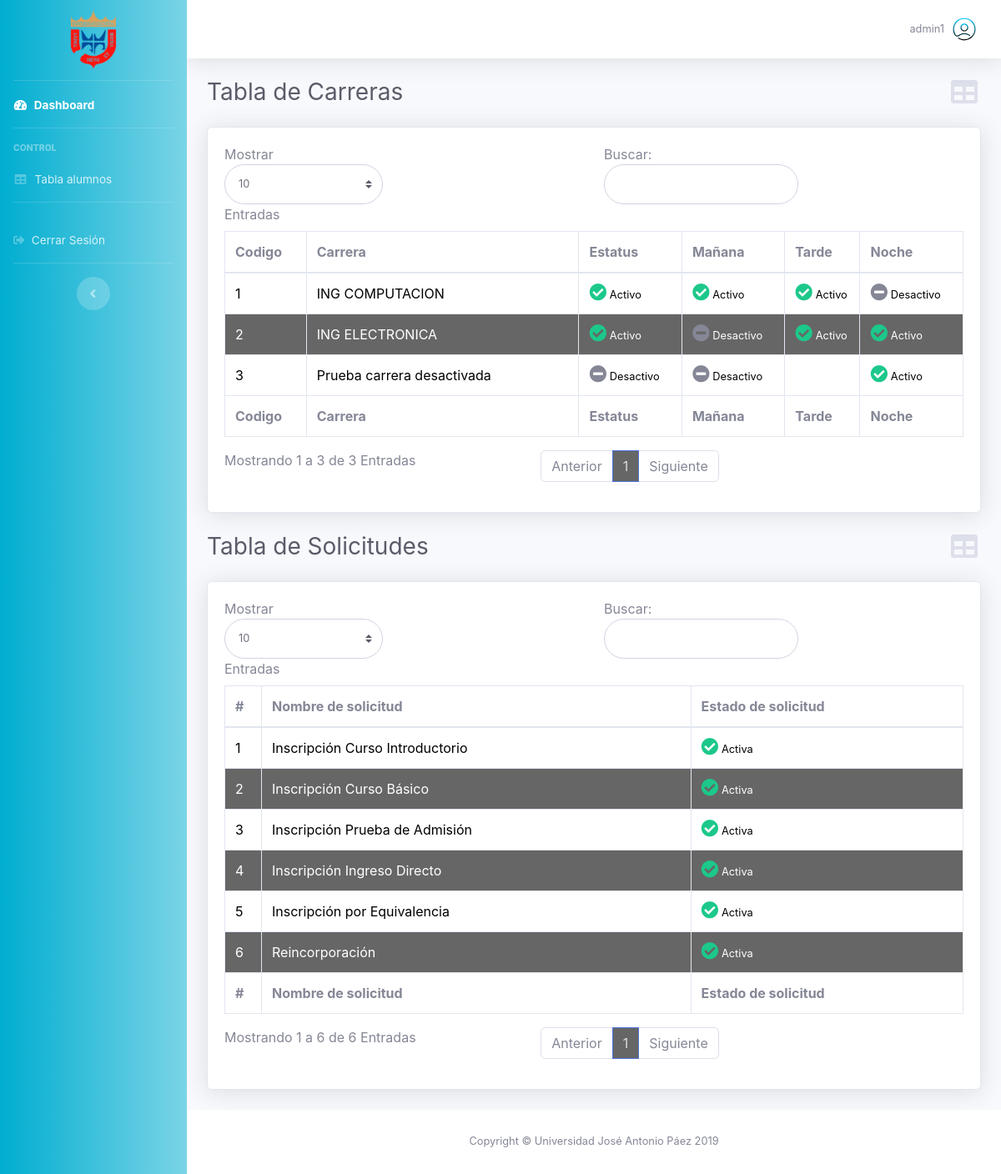
Page /page-admin-edit-carrera.php (signed in) on the earlier database version.
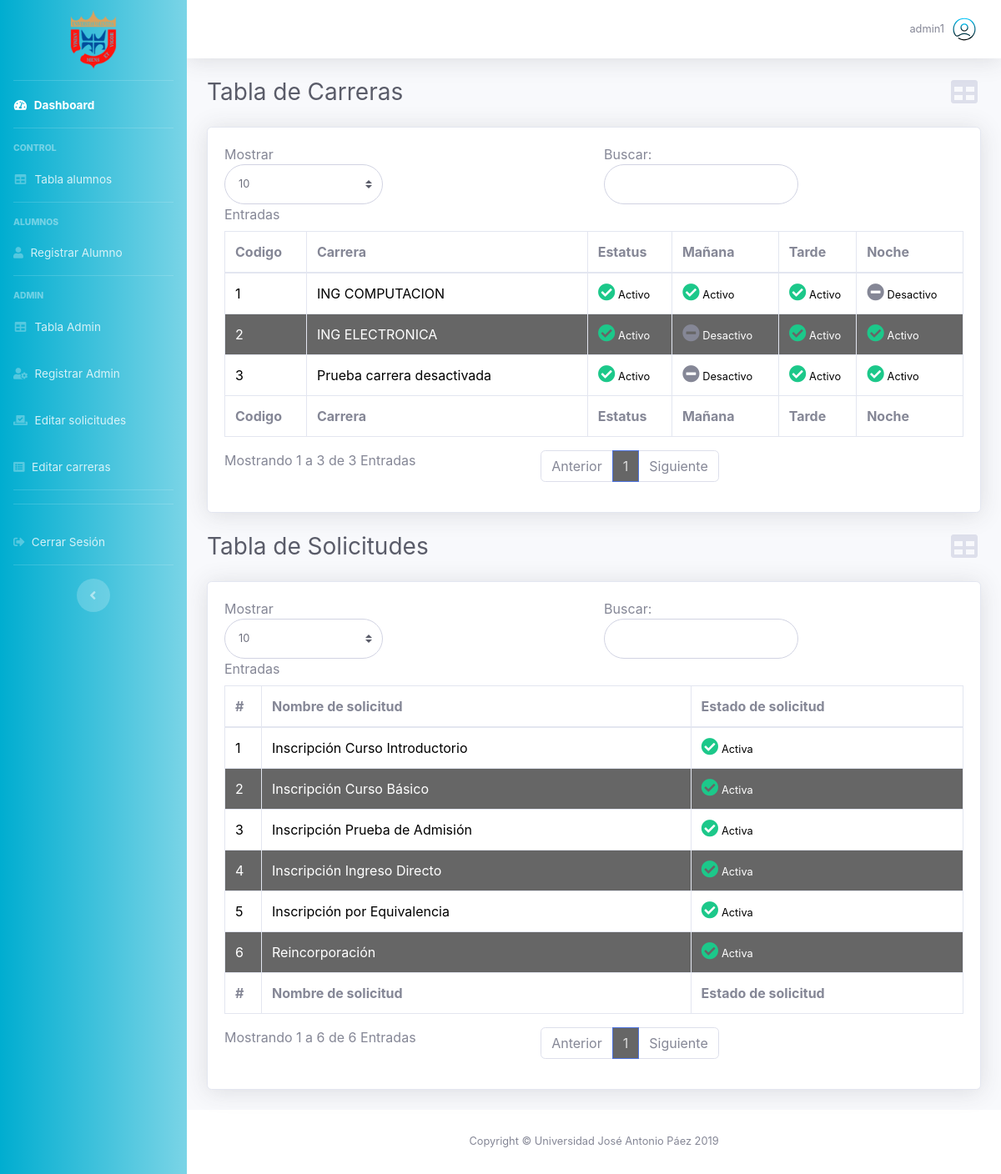
Same page on the later database version.
### tables this page shows
CREATE TABLE `carreras` (
  `codigo` int(11) NOT NULL,
  `nombre` text NOT NULL,
  `estatus` int(11) NOT NULL,
  `manana` int(11) NOT NULL,
  `tarde` int(11) NOT NULL,
  `noche` int(11) NOT NULL
);

### page-admin-edit-carrera.php (the view, shortened to what the changed rows need)
<!DOCTYPE html>
<html lang="es">
<head>
  <link href="vendor/fontawesome-free/css/all.min.css" rel="stylesheet" type="text/css">
  <link href="css/font.css" rel="stylesheet">
  <link href="css/sb-admin-2.css" rel="stylesheet">
  <link href="css/dash.css" rel="stylesheet">
  <link href="css/style.css" rel="stylesheet">
  <link href="css/table.css" rel="stylesheet">
</head>
<body id="page-top">
  <div id="wrapper">
    <?php require_once 'front/general/sidebar.php';?>
    <div id="content-wrapper" class="d-flex flex-column">
      <div id="content">
        <div id="page-admin-table" class="container-fluid">
          <div class="d-sm-flex align-items-center justify-content-between mb-4 mx-auto">
            <h1 class="h3 mb-0 text-gray-800">Tabla de Carreras</h1>
          </div>
          <div class="card shadow mb-4">
            <div class="card-body">
              <div class="table-responsive">
                <table class="table table-bordered" id="dataTable" width="100%" cellspacing="0">
                  <thead>
                    <tr>
                      <th>Codigo</th>
                      <th>Carrera</th>
                      <th>Estatus</th>
                      <th>Mañana</th>
                      <th>Tarde</th>
                      <th>Noche</th>
                    </tr>
                  </thead>
                  <tfoot>
                    <tr>
                      <th>Codigo</th>
                      <th>Carrera</th>
                      <th>Estatus</th>
                      <th>Mañana</th>
                      <th>Tarde</th>
                      <th>Noche</th>
                    </tr>
                  </tfoot>
                  <tbody>
                    <?php
include 'back/conexion.php';
$sql = "SELECT * FROM carreras";
$result = mysqli_query($conexion, $sql);
if ($result->num_rows > 0) {
    while ($row = mysqli_fetch_assoc($result)) {
        ?>
                    <tr id="carrera-<?=$row['codigo']?>">
                      <td><?=$row['codigo']?></td>
                      <td><?=$row['nombre']?></td>
                      <td>
                        <?php if ($row['estatus'] == 0) {?>
                        <small><a id="estatus" class="toggle-modal" data-active="false" data-id="<?=$row['codigo']?>"
                            data-role="update"><i class="fas fa-minus-circle text-secondary"></i> Desactivo</a></small>
                        <?php } elseif ($row['estatus'] == 1) {?>
                        <small><a id="estatus" class="toggle-modal" data-active="true" data-id="<?=$row['codigo']?>"
                            data-role="update"><i class="fas fa-check-circle text-success"></i> Activo</a></small>
                        <?php }?>
                      </td>
                      <td>
                        <?php if ($row['manana'] == 0) {?>
                        <small><a id="manana" class="toggle-modal" data-active="false" data-id="<?=$row['codigo']?>"
                            data-role="update"><i class="fas fa-minus-circle text-secondary"></i> Desactivo</a></small>
                        <?php } elseif ($row['manana'] == 1) {?>
                        <small><a id="manana" class="toggle-modal" data-active="true" data-id="<?=$row['codigo']?>"
                            data-role="update"><i class="fas fa-check-circle text-success"></i> Activo</a></small>
                        <?php }?>
                      </td>
                      <td>
                        <?php if ($row['tarde'] == 0) {?>
                        <small><a id="tarde" class="toggle-modal" data-active="false" data-id="<?=$row['codigo']?>"
                            data-role="update"><i class="fas fa-minus-circle text-secondary"></i> Desactivo</a></small>
                        <?php } elseif ($row['tarde'] == 1) {?>
                        <small><a id="tarde" class="toggle-modal" data-active="true" data-id="<?=$row['codigo']?>"
                            data-role="update"><i class="fas fa-check-circle text-success"></i> Activo</a></small>
                        <?php }?>
                      </td>
                      <td>
                        <?php if ($row['noche'] == 0) {?>
                        <small><a id="noche" class="toggle-modal" data-active="false" data-id="<?=$row['codigo']?>"
                            data-role="update"><i class="fas fa-minus-circle text-secondary"></i> Desactivo</a></small>
                        <?php } elseif ($row['noche'] == 1) {?>
                        <small><a id="noche" class="toggle-modal" data-active="true" data-id="<?=$row['codigo']?>"
                            data-role="update"><i class="fas fa-check-circle text-success"></i> Activo</a></small>
                        <?php }?>
                      </td>
                    </tr>
                    <?php
}
}
?>
                  </tbody>
                </table>
              </div>
            </div>
          </div>
          <div class="d-sm-flex align-items-center justify-content-between mb-4 mx-auto">
            <h1 class="h3 mb-0 text-gray-800">Tabla de Solicitudes</h1>
          </div>
          <div class="card shadow mb-4">
            <div class="card-body">
              <div class="table-responsive">
                <table class="table table-bordered" id="dataTable2" width="100%" cellspacing="0">
                  <thead>
                    <tr>
                      <th>#</th>
                      <th>Nombre de solicitud</th>
                      <th>Estado de solicitud</th>
                    </tr>
                  </thead>
                  <tfoot>
                    <tr>
                      <th>#</th>
                      <th>Nombre de solicitud</th>
                      <th>Estado de solicitud</th>
                    </tr>
                  </tfoot>
                </table>
              </div>
            </div>
          </div>
        </div>
      </div>
    </div>
  </div>
</body>
</html>

### front/general/sidebar.php (shortened to what the changed rows need)
<?php
$rol = $_SESSION['rol'];
?>
<ul class="navbar-nav bg-gradient-primary sidebar sidebar-dark accordion" id="accordionSidebar">
  <a class="sidebar-brand d-flex align-items-center justify-content-center py-5">
    <div class="sidebar-brand-icon">
    </div>
  </a>
  <?php if ($rol > 0) {  ?>
  <hr class="sidebar-divider my-0">
  <li class="nav-item active">
    <a class="nav-link" href="page-dashboard.php">
      <span>Dashboard</span></a>
  </li>
  <hr class="sidebar-divider">
  <div class="sidebar-heading">
    Control
  </div>
  <li class="nav-item">
    <a id="sbtable" class="nav-link" href="page-admin-table.php">
      <span>Tabla alumnos</span></a>
  </li>
  <?php }?>
  <?php if (($rol >= 1 && isset($_GET['ida']) || $rol >= 2)) {  ?>
  <hr class="sidebar-divider">
  <div class="sidebar-heading">
    Alumnos
  </div>
  <?php }?>
  <?php if ($rol >= 2) {  ?>
  <li class="nav-item">
    <a id="sdcrearAlumno" class="nav-link" href="page-admin-crear-alumno.php">
      <i class="fas fa-user"></i>
      <span>Registrar Alumno</span></a>
  </li>
  <?php }?>
  <?php if ($rol >= 3) {  ?>
  <hr class="sidebar-divider">
  <div class="sidebar-heading">
    Admin
  </div>
  <li class="nav-item">
    <a id="sbtableAdmin" class="nav-link" href="page-admin-table-admin.php">
      <i class="fas fa-fw fa-table"></i>
      <span>Tabla Admin</span></a>
  </li>
  <li class="nav-item">
    <a id="sdAdmin" class="nav-link" href="page-admin-crear-admin.php">
      <i class="fas fa-user-cog"></i>
      <span>Registrar Admin</span></a>
  </li>
  <li class="nav-item">
    <a id="sdEditSolAdmin" class="nav-link" href="page-admin-edit-solicitud.php">
      <i class="fas fa-vote-yea"></i>
      <span>Editar solicitudes</span></a>
  </li>
  <li class="nav-item">
    <a id="sdEditCarAdmin" class="nav-link" href="page-admin-edit-carrera.php">
      <i class="fas fa-list-alt"></i>
      <span>Editar carreras</span></a>
  </li>
  <hr class="sidebar-divider">
 <?php }?>
  <hr class="sidebar-divider">
  <li class="nav-item">
    <a class="nav-link" data-toggle="modal" data-target="#logoutModal">
      <span>Cerrar Sesión</span></a>
  </li>
  <hr class="sidebar-divider d-none d-md-block">
  <div class="text-center d-none d-md-inline">
    <button class="rounded-circle border-0" id="sidebarToggle"></button>
  </div>
</ul>

Differences in the rows shown:
changed carreras "Prueba carrera desactivada": estatus "Desactivo" → "Activo"; now shows "Activo"
Other differences:
text now shown: "ALUMNOS Registrar Alumno ADMIN Tabla Admin Registrar Admin Editar solicitudes Editar carreras"
